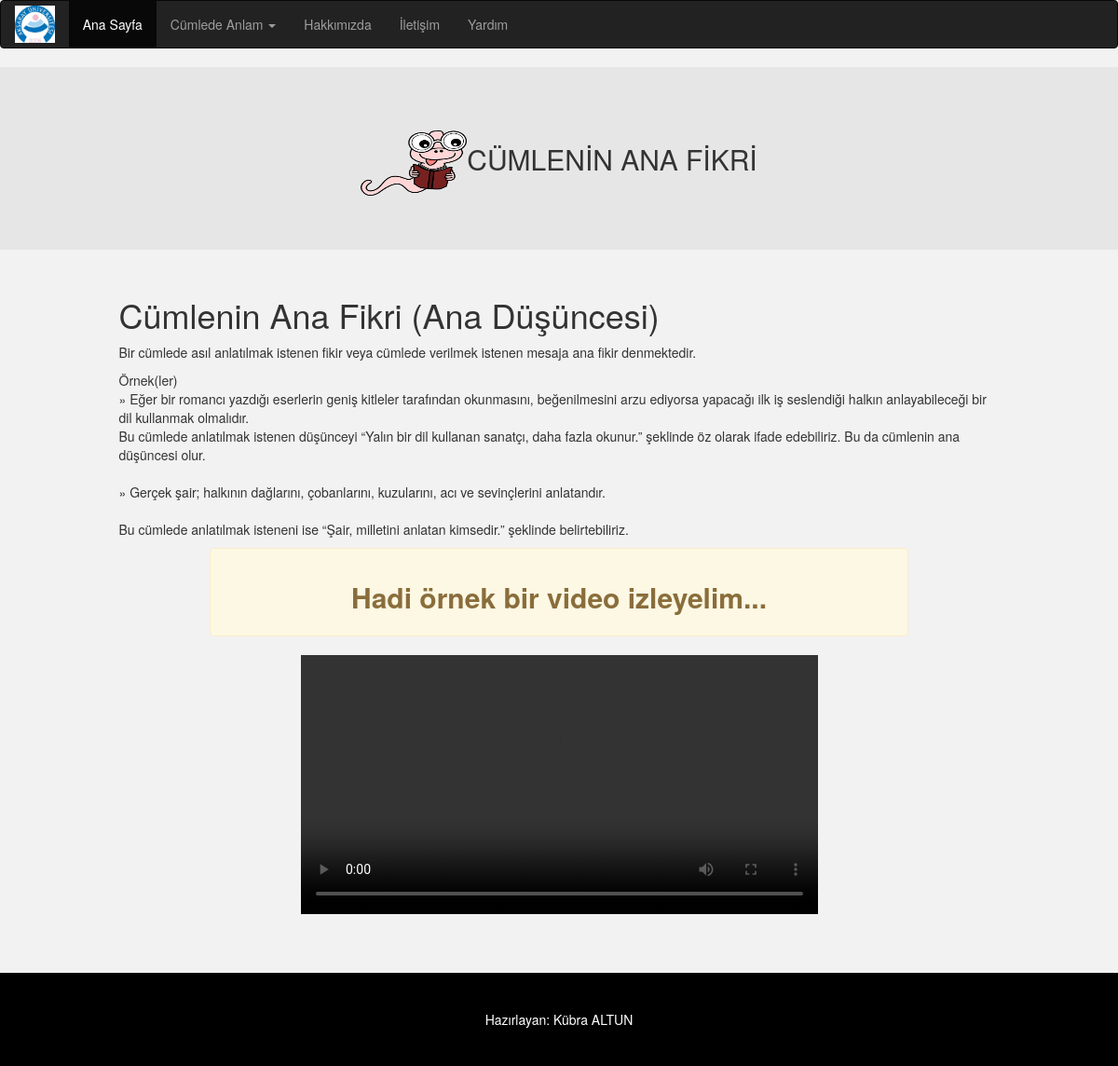
Screenshot of /anafikir.php with the database file from the repository.
### tables this page shows
CREATE TABLE `konular` (
  `konu_id` int(11) NOT NULL,
  `konu_adi` varchar(500) NOT NULL,
  `konu_tanimi` varchar(1000) NOT NULL,
  `konu_ornekleri` varchar(2000) NOT NULL
);

### anafikir.php (the view)
<?php require("ustbilgi.php"); ?>
<main role="main"  >
  <div class="jumbotron" align="center" style="background: #e6e6e6">
    <div class="container">
      <h2 class="display-3"><img src="resimler/jumbutron.png"  width="10%" height="70" >CÜMLENİN ANA FİKRİ</h2>
    </div>
  </div>
</main>
  <div class="container">
    <div class="row">
      <div class="col-md-1"> </div>
      <div class="col-md-10">
        <h1><?php echo      $arrKonular[8]["konu_adi"]; ?></h1>
        <p><?php echo nl2br($arrKonular[8]["konu_tanimi"]); ?></p>
        <p><?php echo nl2br($arrKonular[8]["konu_ornekleri"]); ?></p>
      </div>
      <div class="col-md-1"> </div>
    </div>
        <div class="row">
          <div class="col-md-2"></div>
          <div class="col-md-8">
            <div class="alert alert-warning" align="center">
              <h2> <strong> Hadi örnek bir video izleyelim...</strong></h2>
            </div>
          </div>
          <div class="col-md-2"></div>
        </div>
        <div class="row">
          <div class="col-md-3"> </div>
          <div class="col-md-6">
            <video controls="controls" src="videolar/konuveanafikir.mp4" width="100%"></video>
          </div>
        </div>
      </div>
<?php require("altbilgi.php"); ?>

### rows the page displays
konular: konu_adi "Cümlenin Ana Fikri (Ana Düşüncesi)", konu_tanimi "Bir cümlede asıl anlatılmak istenen fikir veya cümlede verilmek istenen mesaja ana fikir denmektedir.", konu_ornekleri "Örnek(ler) » Eğer bir romancı yazdığı eserlerin geniş kitleler tarafından okunmasını, beğenilmesini arzu ediyorsa yapacağı ilk iş seslendiği halkın anlayabileceği bir dil kullanmak olmalıdır. Bu cümlede anlatılmak istenen düşünceyi “Yalın bir dil kullanan sanatçı, daha fazla okunur.” şeklinde öz olarak ifade edebiliriz. Bu da cümlenin ana düşüncesi olur. » Gerçek şair; halkının dağlarını, çobanlarını, kuzularını, acı ve sevinçlerini anlatandır. Bu cümlede anlatılmak isteneni ise “Şair, milletini anlatan kimsedir.” şeklinde belirtebiliriz."
